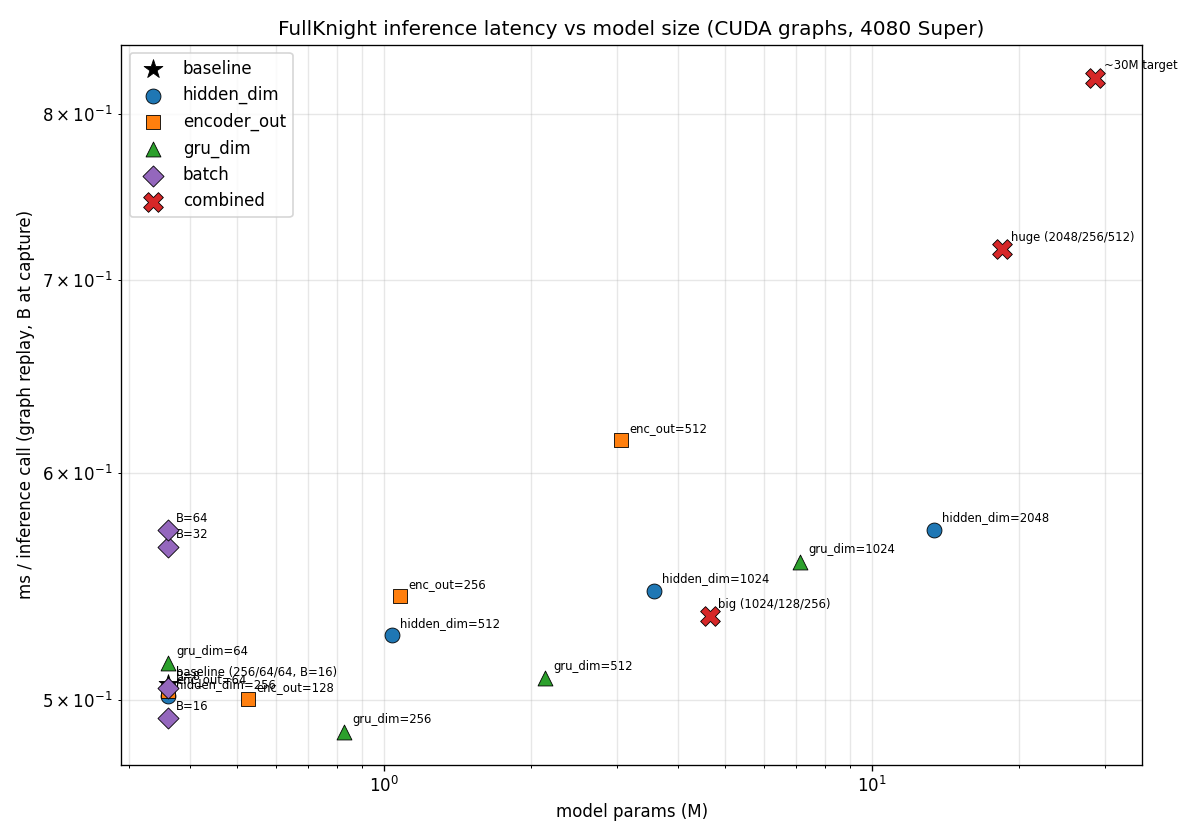

The Python source for this figure:
"""Benchmark CUDA-graph inference time vs model size.

Captures one graph per config at (combat_bucket=8, terrain_bucket=32) and
times 500 replays at fixed input (n_combat=8, n_terrain=30) on a 4080 Super.

Sweeps (one axis at a time, baseline elsewhere):
  - hidden_dim    (trunk + critic width)
  - encoder dim   (combat/terrain/global output_dim, hidden_dim together)
  - gru_dim       (recurrent backbone width)
  - batch size B  (n_envs at capture)

Plus baseline, "big" (all bumped), "huge" (all maxed). Outputs a table to
stdout and saves a scatter chart to python/bench_model_size.png.
"""
import gc
import sys
import time

import numpy as np
import torch

from config import Config
from model import FullKnightActorCritic
from observation import Observation
from graph_runner import BucketedGraphRunner

ITERS = 500
WARMUP = 30
N_COMBAT = 8
N_TERRAIN = 30


def make_inputs(cfg, B):
    rng = np.random.default_rng(0)
    combat_hb = rng.standard_normal((B, N_COMBAT, cfg.combat_feature_dim)).astype(np.float32)
    combat_mask = np.ones((B, N_COMBAT), dtype=np.float32)
    combat_kind = rng.integers(0, cfg.kind_vocab_size, (B, N_COMBAT)).astype(np.int64)
    combat_parent = rng.integers(0, cfg.kind_vocab_size, (B, N_COMBAT)).astype(np.int64)
    terrain_hb = rng.standard_normal((B, N_TERRAIN, cfg.terrain_feature_dim)).astype(np.float32)
    terrain_mask = np.ones((B, N_TERRAIN), dtype=np.float32)
    gs = rng.standard_normal((B, cfg.global_state_dim)).astype(np.float32)
    gs[:, cfg.global_state_dim - cfg.n_binary_flags:] = 1.0
    hx = np.zeros((B, cfg.gru_dim), dtype=np.float32)
    obs = Observation(
        combat_hb=combat_hb, combat_mask=combat_mask,
        combat_kind_ids=combat_kind, combat_parent_ids=combat_parent,
        terrain_hb=terrain_hb, terrain_mask=terrain_mask, global_state=gs,
    )
    return obs, hx


def bench_one(cfg, B):
    device = torch.device("cuda")
    model = FullKnightActorCritic(cfg).to(device)
    model.eval()
    n_params = sum(p.numel() for p in model.parameters())
    obs, hx = make_inputs(cfg, B)
    runner = BucketedGraphRunner(
        model, B=B, combat_buckets=[8], terrain_buckets=[32],
        cfg=cfg, device=device, warmup=10,
    )
    for _ in range(WARMUP):
        runner.run_numpy(obs, hx)
    torch.cuda.synchronize()
    t0 = time.perf_counter()
    for _ in range(ITERS):
        runner.run_numpy(obs, hx)
    torch.cuda.synchronize()
    ms_per = (time.perf_counter() - t0) * 1000 / ITERS

    del model, runner, obs, hx
    gc.collect()
    torch.cuda.empty_cache()
    return n_params, ms_per


def enc_kwargs(d):
    """Bundle all encoder widths (input projection + attention) together."""
    return dict(
        combat_output=d, terrain_output=d, global_output=d,
        combat_hidden=d, terrain_hidden=d, global_hidden=d,
    )


def main():
    configs = []
    configs.append(("baseline (256/64/64, B=16)", Config(n_envs=16), 16, "baseline"))

    for h in [256, 512, 1024, 2048]:
        configs.append((f"hidden_dim={h}", Config(n_envs=16, hidden_dim=h), 16, "hidden_dim"))

    for d in [64, 128, 256, 512]:
        configs.append((f"enc_out={d}", Config(n_envs=16, **enc_kwargs(d)), 16, "encoder_out"))

    for g in [64, 256, 512, 1024]:
        configs.append((f"gru_dim={g}", Config(n_envs=16, gru_dim=g), 16, "gru_dim"))

    for b in [8, 16, 32, 64]:
        configs.append((f"B={b}", Config(n_envs=b), b, "batch"))

    cfg_big = Config(n_envs=16, hidden_dim=1024, gru_dim=256, **enc_kwargs(128))
    configs.append(("big (1024/128/256)", cfg_big, 16, "combined"))

    cfg_huge = Config(n_envs=16, hidden_dim=2048, gru_dim=512, **enc_kwargs(256))
    configs.append(("huge (2048/256/512)", cfg_huge, 16, "combined"))

    cfg_30m = Config(n_envs=16, hidden_dim=2048, gru_dim=1024, **enc_kwargs(512))
    configs.append(("~30M target", cfg_30m, 16, "combined"))

    print(f"{'name':<32} {'params':>10} {'ms/call':>10} {'rel':>7}")
    print("-" * 65)
    results = []
    baseline_ms = None
    for name, cfg, B, group in configs:
        print(f"{name:<32} ", end="", flush=True)
        n_params, ms = bench_one(cfg, B)
        if baseline_ms is None:
            baseline_ms = ms
        rel = ms / baseline_ms
        print(f"{n_params/1e6:>8.2f}M  {ms:>8.3f}ms  {rel:>6.2f}x")
        results.append((name, n_params, ms, group, B))

    try:
        import matplotlib
        matplotlib.use("Agg")
        import matplotlib.pyplot as plt
    except ImportError:
        print("\n(matplotlib not installed; skipping chart)")
        return results

    fig, ax = plt.subplots(figsize=(10, 7))
    colors = {
        "baseline": "black",
        "hidden_dim": "tab:blue",
        "encoder_out": "tab:orange",
        "gru_dim": "tab:green",
        "batch": "tab:purple",
        "combined": "tab:red",
    }
    markers = {
        "baseline": "*",
        "hidden_dim": "o",
        "encoder_out": "s",
        "gru_dim": "^",
        "batch": "D",
        "combined": "X",
    }
    plotted_groups = set()
    for name, n_params, ms, group, B in results:
        label = group if group not in plotted_groups else None
        plotted_groups.add(group)
        ax.scatter(
            n_params / 1e6, ms,
            c=colors[group], marker=markers[group],
            s=140 if group in ("baseline", "combined") else 80,
            label=label, edgecolors="black", linewidths=0.5, zorder=3,
        )
        ax.annotate(name, (n_params / 1e6, ms),
                    fontsize=7, xytext=(5, 5), textcoords="offset points")

    ax.set_xscale("log")
    ax.set_yscale("log")
    ax.set_xlabel("model params (M)")
    ax.set_ylabel("ms / inference call (graph replay, B at capture)")
    ax.set_title("FullKnight inference latency vs model size (CUDA graphs, 4080 Super)")
    ax.grid(True, which="both", alpha=0.3)
    ax.legend(loc="upper left")
    plt.tight_layout()
    out = "python/bench_model_size.png"
    plt.savefig(out, dpi=120)
    print(f"\nchart saved to {out}")
    return results


if __name__ == "__main__":
    main()
